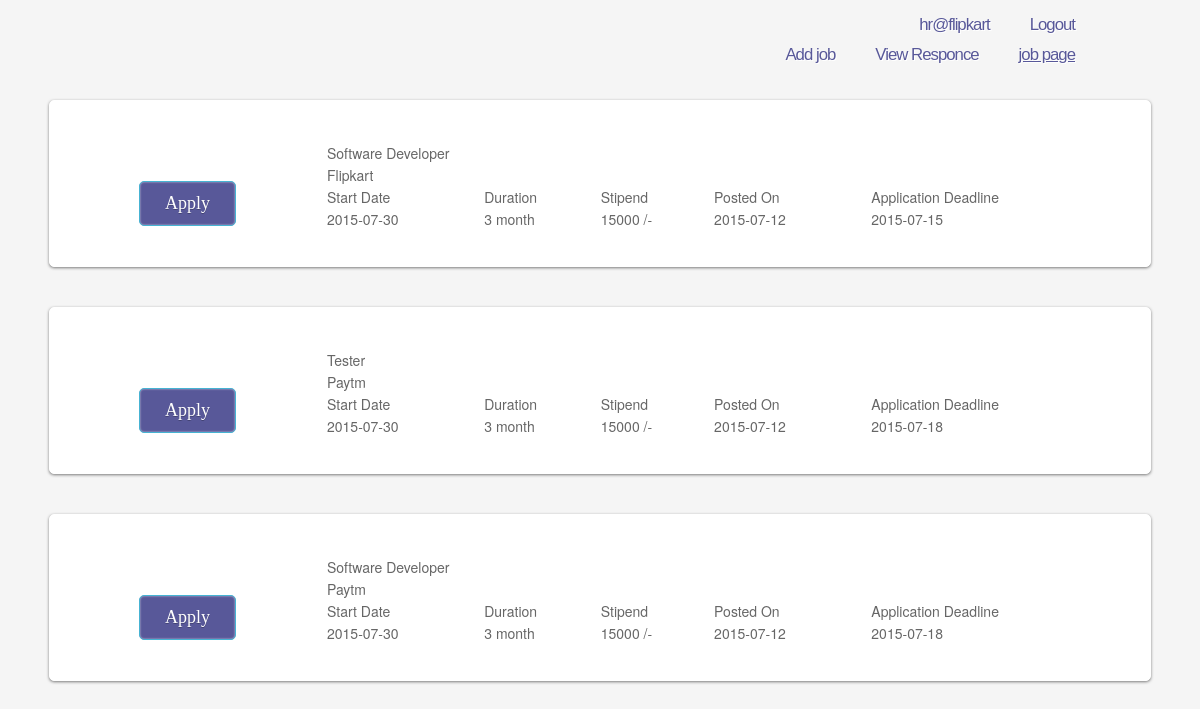
Page / (signed in) on the committed database.
### tables this page shows
CREATE TABLE IF NOT EXISTS `job` (
  `job_id` int(11) NOT NULL,
  `opening_post` varchar(30) NOT NULL,
  `start_date` date NOT NULL,
  `period` varchar(11) NOT NULL,
  `salary` varchar(20) NOT NULL,
  `posted_on` date NOT NULL,
  `expires` date NOT NULL
);

CREATE TABLE IF NOT EXISTS `employee` (
  `company` varchar(20) NOT NULL,
  `username` varchar(30) NOT NULL,
  `password` varchar(20) NOT NULL
);

### data.php (called while the page is built, shortened)
<?php
class jobs
{
	function jobs()
	{
		$this->connection=mysqli_connect("localhost","root","root");
  		mysqli_select_db($this->connection,"ninternshala");
	}
    function joblisting()
	{
		$query="select j.opening_post,e.company,j.start_date,j.period,j.salary,j.posted_on,j.expires,j.job_id from job j,creates c,employee e where j.job_id=c.id and c.emp_id= e.username";
		$result = mysqli_query($this->connection,$query);
		return $result;
	}
}
?>

### index.php (the view, shortened to what this page needs)
<!DOCTYPE html>
<?php
	include("data.php");
	$control=new jobs();
	$name1="Sign-Up";
	$name2="Log-In";
	$name3="Signupform.php";
	$name4="Login.php";
	$name5="";
	$name6="";
	if(!empty($_SESSION['login']))
	{
		$name1="";
		$name2=$_SESSION['login'];
		$name3="";
		$name4="";
		$name5="Logout";
		$name6="logout.php";
	}
?>
<html>
	<head>
		<link href="css/style.css" rel="stylesheet" type="text/css" />
		<link href="css/Formstyle.css" rel="stylesheet" type="text/css" />
	</head>
	<body>
		<div id="main">
			<div id="header">
				<div id="welcome">
				</div>
				<div id="menubar">
					<ul id="menu">
						<li><a href=<?php echo $name3;?> ><?php echo "<span  class='style1'>".$name1."</span>";?></a></li>
						<li><a href=<?php echo $name4;?> ><?php echo "<span  class='style1'>".$name2."</span>"?></a></li>
						<li><a href=<?php echo $name6;?> ><?php echo "<span  class='style1'>".$name5."</span>";?></a></li>
					</ul>
				</div>
				<?php
				if(!empty($_SESSION['type']) && $_SESSION['type'] == 'employee')
				{
					echo "<div id='menubar'>";
					echo "<ul id='menu'>";
					echo "<li ><a href='employee.php'>Add job</a></li>";
					echo "<li><a href='responce.php'>View Responce</a></li>";
					echo "<li class='current'><a href='index.php'>job page</a></li>";
					echo "</ul>";
					echo "</div>";
				}
				?>
			</div>
		</div>
		<br></br>
		<?php
			$msg =  $control->joblisting();
			while($row = mysqli_fetch_array($msg))
			{
				echo "<div class= 'job-view'>";
				echo "<br></br>";
				echo "<table width = '75%' align='right'>";
					echo "<tr>";
						echo "<td colspan='5'>".$row[0]."</td>";
					echo "</tr>";
					echo "<tr>";
						echo "<td  colspan='5'>".$row[1]."</td>";
					echo "</tr>";
					echo "<tr>";
						echo "<td>Start Date</td>";
						echo "<td>Duration</td>";
						echo "<td>Stipend</td>";
						echo "<td>Posted On</td>";
						echo "<td>Application Deadline</td>";
					echo "</tr>";
					echo "<tr>";
						echo "<td>".$row[2]."</td>";
						echo "<td>".$row[3]."</td>";
						echo "<td>".$row[4]."</td>";
						echo "<td>".$row[5]."</td>";
						echo "<td>".$row[6]."</td>";
					echo "</tr>";
				echo "</table>";
				echo "<br></br>";
				echo "<form  action='' align = 'center' method='post'>";
					echo "<div >";
						echo "<input class='buttonpag' type='submit' name='login' align = 'center' value='Apply'>";
					echo "</div>";
				echo "</form>";
				echo "<br></br>";
				echo "</div>";
				echo "<br></br>";
			}
		?>
	</body>
</html>

### css/style.css (style rules this page uses)
body { font-family: 'Source Sans Pro', sans-serif; font-size: 14px; color: #666; background: #f5f5f5; }
#main, #header, #banner, #menubar, #site_content, #footer { margin-left: auto; margin-right: auto; }
#header { width: 1000px; height: 60px; padding: 0px 0 0px 0; background: transparent; }
#welcome { width: 325px; float: left; height: 45px; padding: 0px 0 20px 40px; margin: 0 auto; background: transparent; }
span { color: #; 2b2bd0 text-shadow: 1px 1px #FFF; }
#menubar { width: 635px; height: 20px; text-align: center; margin: 0 auto; padding-bottom: 10px; float: right; background: transparent; }
ul#menu { margin: 0; float: right; }
ul#menu li { padding: 0 0 0 0px; list-style: none; margin: 2px 0 0 0; display: inline; background: transparent; }
ul#menu li a { font: normal 120% Arial, Helvetica, sans-serif; float: left; letter-spacing: -1px; height: 30px; padding: 15px 25px 10px 15px; text-align: center; color: #585899; text-shadow: 1px 1px #FFF; text-decoration: none; }
ul#menu li.current a { color: #585899; text-decoration: underline; }

### css/Formstyle.css (style rules this page uses)
* { margin: 0; padding: 0; border: none; outline: none; }
body { background: #f5f5f5; font-family: "HelveticaNeue-Light", "Helvetica Neue Light", "Helvetica Neue", Helvetica, Arial, "Lucida Grande", sans-serif; font-weight:300; text-align: left; text-decoration: none; height: 500px; }
.job-view { width: 1100px; margin: 0 auto; position: relative; background: #FFFFFF; border: 1px solid #fff; border-radius: 5px; box-shadow: 0 1px 3px rgba(0,0,0,0.5); -moz-box-shadow: 0 1px 3px rgba(0,0,0,0.5); -webkit-box-shadow: 0 1px 3px rgba(0,0,0,0.5); }
.buttonpag { float:center; padding: 11px 25px; font-family: 'Bree Serif', serif; font-weight: 300; font-size: 18px; color: #fff; text-shadow: 0px 1px 0 rgba(0,0,0,0.25); background: #585899; border: 1px solid #46b3d3; border-radius: 5px; cursor: pointer; box-shadow: inset 0 0 2px rgba(256,256,256,0.75); -moz-box-shadow: inset 0 0 2px rgba(256,256,256,0.75); -webkit-box-shadow: inset 0 0 2px rgba(256,256,256,0.75); }

### rows in the picture
job: opening_post "Software Developer", employee.company "Flipkart", start_date "2015-07-30", period "3 month", salary "15000 /-", posted_on "2015-07-12", expires "2015-07-15"
job: opening_post "Tester", employee.company "Paytm", start_date "2015-07-30", period "3 month", salary "15000 /-", posted_on "2015-07-12", expires "2015-07-18"
job: opening_post "Software Developer", employee.company "Paytm", start_date "2015-07-30", period "3 month", salary "15000 /-", posted_on "2015-07-12", expires "2015-07-18"

### other values in the picture
$name2 "hr@flipkart"
$name5 "Logout"
